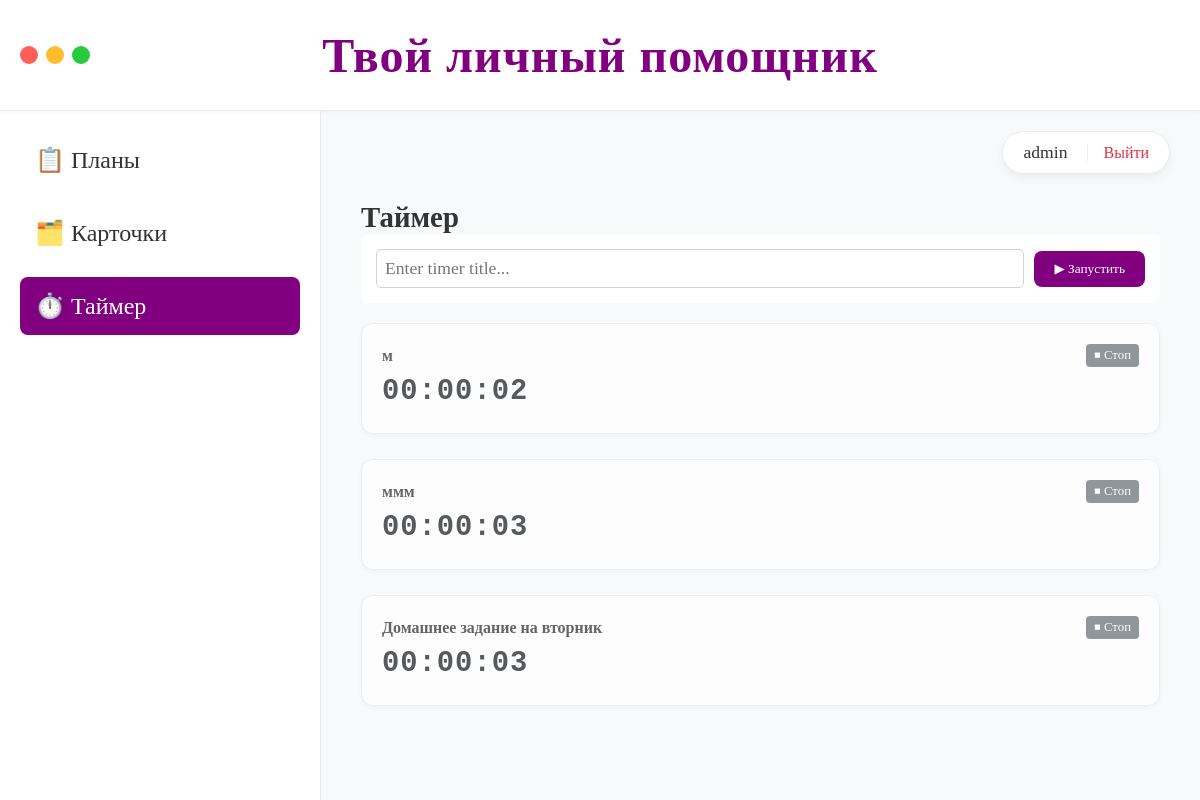
/timers/ (signed in), run on the app's committed database.
### tasks/models.py (models this page shows, shortened)
class Timer(models.Model):
    user = models.ForeignKey(User, on_delete=models.CASCADE, related_name='timers')
    title = models.CharField(max_length=200)
    created_at = models.DateTimeField(auto_now_add=True)
    completed_at = models.DateTimeField(null=True, blank=True)
    @property
    def is_running(self):
        return self.completed_at is None

### tasks/views.py (the view)
# urls.py: path('timers/', views.timer_list, name='timer_list'),
@login_required
def timer_list(request):
    timers = Timer.objects.filter(user=request.user).order_by('-created_at')
    if request.method == 'POST':
        form = TimerForm(request.POST)
        if form.is_valid():
            timer = form.save(commit=False)
            timer.user = request.user
            timer.save()
            return redirect('timer_list')
    else:
        form = TimerForm()
    return render(request, 'tasks/timer_list.html', {'timers': timers, 'form': form})

### tasks/forms.py
class TimerForm(forms.ModelForm):
    class Meta:
        model = Timer
        fields = ['title']
        widgets = {
            'title': forms.TextInput(
                attrs={'placeholder': 'Enter timer title...', 'class': 'timer-input'}
            )
        }

### templates/tasks/timer_list.html (shortened to what this page needs)
{% extends 'base.html' %}
{% block content %}
<h2 style="margin: 0; font-size: 1.8rem; color: #333;">Таймер</h2>
<form method="post" action="{% url 'timer_list' %}"
    style="background:white; padding:15px; border-radius:8px; margin-bottom:20px; display:flex; gap:10px; align-items:center;">
    {{ form.title }}
    <button type="submit" class="btn">▶ Запустить</button>
</form>
<div class="timer-list">
    {% for timer in timers %}
    <div class="card {% if not timer.is_running %}timer-stopped{% endif %}">
        <div class="timer-header">
            <strong>{{ timer.title }}</strong>
            <span class="badge {% if timer.is_running %}bg-running{% else %}bg-stopped{% endif %}">
                {% if timer.is_running %}▶ Таймер идёт{% else %}⏹ Стоп{% endif %}
            </span>
        </div>
        <div class="timer-time" data-start="{{ timer.created_at|date:'c' }}"
            data-end="{% if timer.completed_at %}{{ timer.completed_at|date:'c' }}{% endif %}">
        </div>
    </div>
    {% empty %}
    <p>No timers yet. Start one above!</p>
    {% endfor %}
</div>
{% endblock %}

### templates/base.html (shortened to what this page needs)
<!DOCTYPE html>
<html lang="ru">
<head>
</head>
<body>
    <header class="top-header">
        <div class="window-controls">
            <span class="dot dot-red"></span>
            <span class="dot dot-yellow"></span>
            <span class="dot dot-green"></span>
        </div>
        <h1 class="app-title">Твой личный помощник</h1>
    </header>
    <div class="main-layout">
        <aside class="sidebar">
            <a href="{% url 'plan_list' %}" class="nav-item {% if request.resolver_match.url_name == 'plan_list' or request.resolver_match.url_name == 'plan_detail' %}active{% endif %}">
                📋 Планы
            </a>
            <a href="{% url 'collection_list' %}" class="nav-item {% if 'collection' in request.resolver_match.url_name %}active{% endif %}">
                🗂️ Карточки
            </a>
            <a href="{% url 'timer_list' %}" class="nav-item {% if 'timer' in request.resolver_match.url_name %}active{% endif %}">
                ⏱️ Таймер
            </a>
        </aside>
        <main class="content-area">
            <div class="user-profile">
                {% if user.is_authenticated %}
                    <span class="user-name">{{ user.username }}</span>
                    <a href="{% url 'logout' %}" class="btn-logout">Выйти</a>
                {% else %}
                    <a href="{% url 'login' %}" class="btn btn-sm">Войти</a>
                {% endif %}
            </div>
            <div style="margin-top: 60px;">
                {% block content %}{% endblock %}
            </div>
        </main>
    </div>
</body>
</html>

### templates/base.html (style rules this page uses)
:root { --primary: #800080; --bg-light: #f8f9fa; --text-dark: #333; --border-color: #e9ecef; }
html { font-size: 16px; }
body { font-family: 'Times New Roman', Times, Georgia, serif; margin: 0; background: var(--bg-light); color: var(--text-dark); height: 100vh; display: flex; flex-direction: column; }
.top-header { background: white; padding: 15px 20px; border-bottom: 1px solid var(--border-color); display: flex; align-items: center; justify-content: center; position: relative; box-shadow: 0 2px 4px rgba(0,0,0,0.03); z-index: 10; height: 80px; }
.window-controls { position: absolute; left: 20px; display: flex; gap: 8px; }
.dot { width: 18px; height: 18px; border-radius: 50%; display: inline-block; }
.dot-red { background-color: #ff5f56; }
.dot-yellow { background-color: #ffbd2e; }
.dot-green { background-color: #27c93f; }
.app-title { margin: 0; font-size: 3rem; font-weight: 700; color: var(--primary); letter-spacing: 1px; text-align: center; }
.main-layout { display: flex; flex: 1; overflow: hidden; }
.sidebar { width: 280px; background: white; border-right: 1px solid var(--border-color); padding: 20px; display: flex; flex-direction: column; gap: 15px; flex-shrink: 0; }
.nav-item { display: block; text-decoration: none; color: var(--text-dark); font-size: 24px; font-weight: 500; padding: 15px; border-radius: 8px; transition: all 0.2s; }
.nav-item.active { background: var(--primary); color: white; }
.content-area { flex: 1; padding: 30px 40px; overflow-y: auto; position: relative; }
.user-profile { position: absolute; top: 20px; right: 30px; display: flex; align-items: center; gap: 15px; background: white; padding: 10px 20px; border-radius: 30px; box-shadow: 0 4px 10px rgba(0,0,0,0.05); border: 1px solid var(--border-color); font-size: 1.1rem; }
.btn-logout { font-size: 1rem; color: #dc3545; text-decoration: none; border-left: 1px solid #eee; padding-left: 15px; margin-left: 5px; }
.card { background: white; padding: 20px; margin-bottom: 15px; border-radius: 12px; box-shadow: 0 2px 5px rgba(0,0,0,0.05); border: 1px solid var(--border-color); }
.btn { display: inline-block; padding: 10px 20px; background: var(--primary); color: white; text-decoration: none; border-radius: 8px; border: none; cursor: pointer; font-weight: 500; font-family: inherit; }
input, textarea, select { width: 100%; padding: 12px; margin: 8px 0 20px; border: 1px solid #ced4da; border-radius: 8px; box-sizing: border-box; font-size: 1.1rem; font-family: inherit; }
.timer-list { display: flex; flex-direction: column; gap: 10px; }
.timer-header { display: flex; justify-content: space-between; align-items: center; margin-bottom: 8px; }
.badge { padding: 4px 8px; border-radius: 4px; font-size: 0.8em; color: white; }
.bg-stopped { background: #6c757d; }
.timer-time { font-family: 'Courier New', monospace; font-size: 1.8em; font-weight: bold; color: #212529; margin: 5px 0; letter-spacing: 1px; }
.timer-stopped { opacity: 0.75; }
.timer-input { flex: 1; padding: 8px; border: 1px solid #ced4da; border-radius: 5px; margin: 0; }
.timer-time { font-family: ui-monospace, SFMono-Regular, Menlo, monospace; }

### data on the page
Timer: title "м", shows "⏹ Стоп"
Timer: title "ммм", shows "⏹ Стоп"
Timer: title "Домашнее задание на вторник", shows "⏹ Стоп"

### other printed values
{{ user.username }} "admin"
